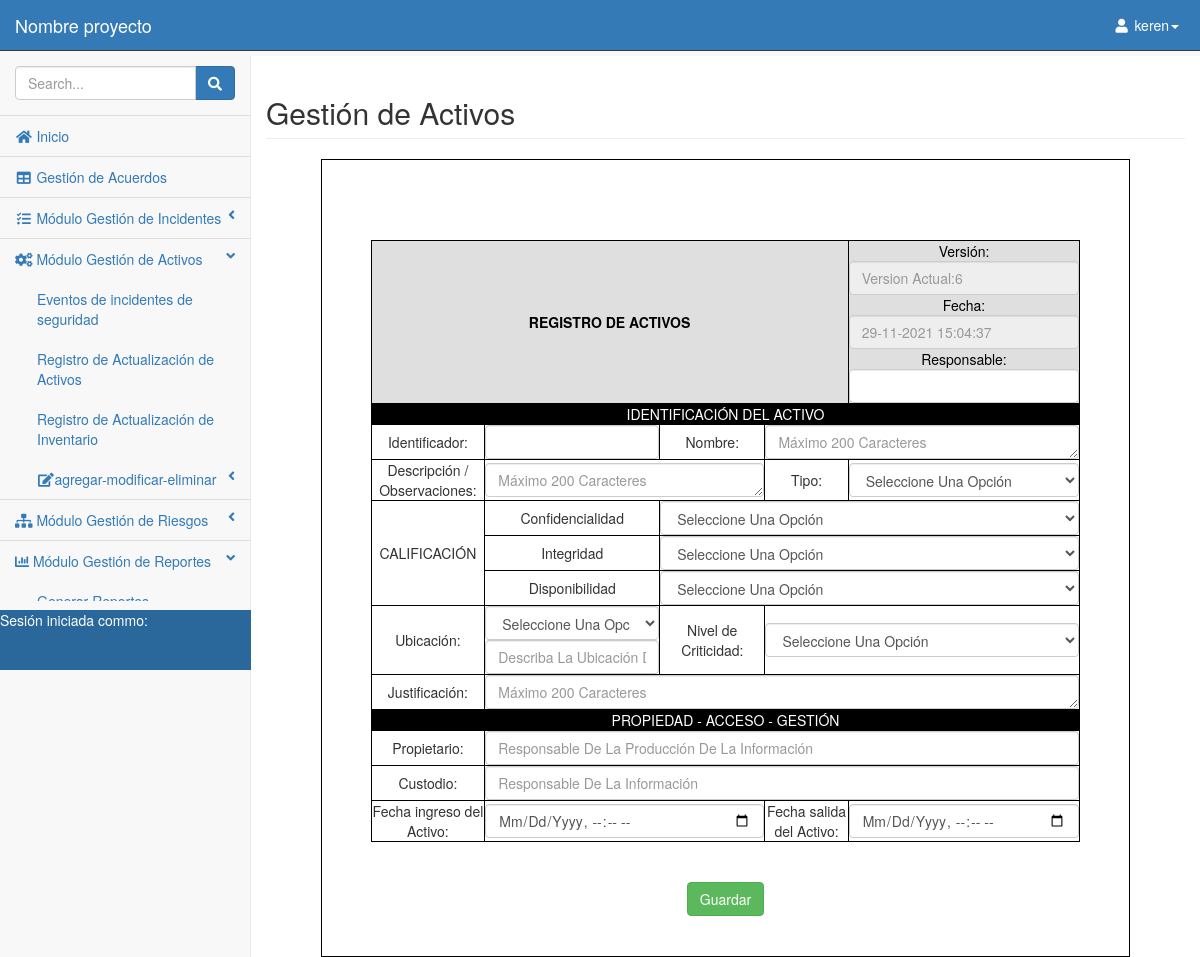
Screenshot of /pages/crear_activo.php (signed in) with the database file from the repository.
### tables this page shows
CREATE TABLE `administrador` (
  `id_adm` int(11) NOT NULL AUTO_INCREMENT COMMENT 'primary key',
  `create_time` datetime DEFAULT NULL COMMENT 'create time',
  `update_time` datetime DEFAULT NULL COMMENT 'update time',
  `tipo_doc_adm` varchar(255) DEFAULT NULL,
  `num_id_adm` int(255) DEFAULT NULL,
  `nombre_adm` varchar(255) DEFAULT NULL,
  `apellido_adm` varchar(255) DEFAULT NULL,
  `telefono_adm` int(11) DEFAULT NULL,
  `direccion_adm` varchar(255) DEFAULT NULL,
  `correo_adm` varchar(255) DEFAULT NULL,
  `fecha_nacimiento_adm` date DEFAULT NULL,
  `nacionalidad_adm` varchar(255) DEFAULT NULL,
  `codigo_empleado_adm` varchar(255) DEFAULT NULL,
  `contraseña_adm` varchar(255) DEFAULT NULL,
  PRIMARY KEY (`id_adm`)
);

CREATE TABLE `gestion_incidente` (
  `id_in` int(11) NOT NULL AUTO_INCREMENT COMMENT 'primary key',
  `codigo_in` varchar(255) DEFAULT NULL,
  `responsable_in` varchar(255) DEFAULT NULL,
  `fecha_r` datetime DEFAULT NULL,
  `nombre_R` varchar(255) DEFAULT NULL,
  `cargo` varchar(255) DEFAULT NULL,
  `cod_emp` varchar(255) DEFAULT NULL,
  `sede` varchar(255) DEFAULT NULL,
  `email_in` varchar(255) DEFAULT NULL,
  `categoria_in` int(255) DEFAULT NULL,
  `tipo_in` varchar(255) DEFAULT NULL,
  `estado` varchar(255) DEFAULT NULL,
  `priorizacion_in` varchar(255) DEFAULT NULL,
  `escalamiento` varchar(255) DEFAULT NULL,
  `lugar` varchar(255) DEFAULT NULL,
  `descripcion_in` varchar(255) DEFAULT NULL,
  `fecha_inc` date DEFAULT NULL,
  `causa_in` varchar(255) DEFAULT NULL,
  `impacto_in` varchar(255) DEFAULT NULL,
  `solu_in` varchar(255) DEFAULT NULL,
  `observaciones` varchar(255) DEFAULT NULL,
  `SN` varchar(255) DEFAULT NULL,
  `marca` varchar(255) DEFAULT NULL,
  `modelo` varchar(255) DEFAULT NULL,
  PRIMARY KEY (`id_in`)
);

### funciones.php (called while the page is built, shortened)
<?php
    function consulta($conexion,$consulta_sql)
    {
            $resultado=$conexion->query($consulta_sql);
        return $resultado;
    }
?>

### pages/crear_activo.php (the view, shortened to what this page needs)
<?php
    include('../funciones.php');
?>
<!DOCTYPE html>
<html lang="en">
<head>
    <link href="../css/bootstrap.min.css" rel="stylesheet">
    <link href="../css/metisMenu.min.css" rel="stylesheet">
    <link href="../css/startmin.css" rel="stylesheet">
    <link rel="stylesheet" href="../css/style.css">
    <link rel="stylesheet" href="https://use.fontawesome.com/releases/v5.8.1/css/all.css">
</head>
<body>
    <?php
        $miconexion=conectar_bd("",'bd_ciberseguridad');
        $busqueda=consulta($miconexion,"SELECT * FROM administrador WHERE correo_adm ='{$_SESSION['nusuario']}'");
            $fila1 = $busqueda->fetch_object();
            $nombre=$fila1->nombre_adm;
include('../nabvar.php');
?>
<section id="acuerdo">
    <div id="page-wrapper">
        <div class="container-fluid">
                <div class="row">
                    <div class="col-lg-12">
                        <h2 class="page-header">Gestión de Activos</h2>
                    </div>
                </div>
            <div class="cont-b">
                <form >
                    <center><div class="cont_inc"><br><br>
                        <div class="text_acta">
                            <br><br>
                            <table>
                                <tr class="fondo_sub2">
                                    <th colspan="5" style="text-align: center;">REGISTRO DE ACTIVOS
                                        <br>
                                    </th>
                                    <td colspan="3">  Versión:
                                        <?php
                                            $miconexion=conectar_bd("",'bd_ciberseguridad');
                                            $guardado=consulta($miconexion,"SELECT * FROM `gestion_incidente` ");
                                            $fila = $guardado->fetch_object();
                                            $valor=$fila->id_in;
                                        ?>
                                        <input id="version_i" name="version_i2" type="text" class="form-control3" placeholder='<?php echo "version actual:".$valor; ?>' disabled>
                                            Fecha:
                                            <?php
                                                $fechaActual = date('d-m-Y H:i:s');
                                                ?>
                                        <input id="fecha_r" name="fecha_r2"  class="form-control3" placeholder='<?php echo $fechaActual; ?>' disabled >
                                            Responsable:<input id="resp_i" name="resp_i2" type="text" class="form-control3" required>
                                    </td>
                                </tr>
                                <tr class="fondo_sub">
                                    <td colspan="6" style="text-align: center;">IDENTIFICACIÓN DEL ACTIVO </td>
                                </tr>
                                <tr>
                                    <td colspan="1">Identificador:</td>
                                    <td colspan="2"><input id="version_i" name="version_i2" type="number" class="form-control3" required></td>
                                    <td colspan="1">Nombre:</td>
                                    <td colspan="5">
                                        <textarea class="form-control3" id="inc_13" name="textarea" rows="8" cols="70" placeholder="Máximo 200 caracteres" required></textarea>
                                    </td>
                                </tr>
                                <tr>
                                    <td colspan="1">Descripción / Observaciones:</td>
                                    <td colspan="3">
                                        <textarea class="form-control3" id="inc_13" name="textarea" rows="8" cols="70" placeholder="Máximo 200 caracteres" required></textarea>
                                    </td>
                                    <td colspan="1">Tipo:</td>
                                    <td colspan="2">
                                        <select   class="form-control3"  name="tipo_activo" required>
                                            <option value="" selected>Seleccione una opción</option>
                                        </select>
                                    </td>
                                </tr>
                                <tr>
                                    <td rowspan="3">CALIFICACIÓN</td>
                                    <td>Confidencialidad</td>
                                    <td colspan="4">
                                        <select   class="form-control3"  name="tipo_id" required>
                                            <option value="" selected>Seleccione una opción</option>
                                        </select>
                                    </td>
                                </tr>
                                <tr>
                                    <td>Integridad</td>
                                    <td colspan="4">
                                        <select   class="form-control3"  name="tipo_id" required>
                                            <option value="" selected>Seleccione una opción</option>
                                        </select>
                                    </td>
                                </tr>
                                <tr>
                                    <td>Disponibilidad</td>
                                    <td colspan="4">
                                        <select   class="form-control3"  name="tipo_id" required>
                                            <option value="" selected>Seleccione una opción</option>
                                        </select>
                                    </td>
                                </tr>
                                <tr>
                                    <td colspan="1">Ubicación:</td>
                                    <td colspan="2">
                                        <select   class="form-control3"  name="tipo_id" required>
                                            <option value="" selected>Seleccione una opción</option>
                                        </select>
                                        <input id="version_i" name="version_i2" type="text" class="form-control3" placeholder="Describa la ubicación del activo" required>
                                    </td>
                                    <td>Nivel de Criticidad:</td>
                                    <td colspan="2">
                                        <select   class="form-control3"  name="tipo_id" required>
                                            <option value="" selected>Seleccione una opción</option>
                                        </select>
                                    </td>
                                </tr>
                                <tr>
                                    <td colspan="1">Justificación:</td>
                                    <td colspan="5">
                                        <textarea class="form-control3" id="inc_13" name="textarea" rows="8" cols="70" placeholder="Máximo 200 caracteres" required></textarea>
                                    </td>
                                </tr>
                                <tr class="fondo_sub">
                                    <td colspan="6" style="text-align: center;">PROPIEDAD - ACCESO - GESTIÓN </td>
                                </tr>
                                <tr>
                                    <td colspan="1">Propietario:</td>
                                    <td colspan="5">
                                        <input id="version_i" name="version_i2" type="text" class="form-control3" placeholder="Responsable de la Producción de la Información" required>
                                    </td>
                                </tr>
                                <tr>
                                    <td colspan="1">Custodio:</td>
                                    <td colspan="5">
                                        <input id="version_i" name="version_i2" type="text" class="form-control3" placeholder="Responsable de la Información" required>
                                    </td>
                                </tr>
                                <tr>
                                    <td colspan="1">Fecha ingreso del Activo:</td>
                                    <td colspan="3">
                                        <input id="fecha_r" name="fecha_r2" type="datetime-local" class="form-control3" required>
                                    </td>
                                    <td colspan="1">Fecha salida del Activo:</td>
                                    <td colspan="2">
                                        <input id="fecha_r" name="fecha_r2" type="datetime-local" class="form-control3" required>
                                    </td>
                                </tr>
                            </table>
                            <br><br>
                            <center>
                                <button type="submit" value="1" name="guardar" id="btnNuevaFactura" class="btn btn-success">Guardar</button>
                            </center>
                            <br><br>
                        </div>
                    </div></center>
                </form>
            </div>
        </div>
    </div>
</section>
<br>
<br>
</body>
</html>

### nabvar.php (shortened to what this page needs)
<nav class="navbar navbar-inverse navbar-fixed-top" role="navigation">
    <div class="navbar-header">
        <a class="navbar-brand" href="../pages/index.php">Nombre proyecto</a>
    </div>
    <ul class="nav navbar-right navbar-top-links">
        <li class="dropdown">
            <a class="dropdown-toggle" data-toggle="dropdown" href="#">
                <i class="fa fa-user fa-fw"></i> <?php echo "$nombre";?><b class="caret"></b>
            </a>
        </li>
    </ul>
<div class="sb-sidenav-menu">
    <div class="navbar-default sidebar" role="navigation">
        <div class="" style="position:relative; overflow-y: auto;   " >
        <div class="abcs" style="height: 550px; overflow: auto;">
        <ul class="nav" id="side-menu" >
                <li class="sidebar-search">
                    <div class="input-group custom-search-form">
                        <input type="text" class="form-control" placeholder="Search...">
                        <span class="input-group-btn">
                            <button class="btn btn-primary" type="button">
                                <i class="fa fa-search"></i>
                            </button>
                        </span>
                    </div>
                </li>
                <li>
                    <a href="../pages/index.php"><i class="fa fa-home fa-fw"></i> Inicio</a>
                </li>
                <li>
                    <a href="../pages/acuerdos.php"><i class="fa fa-table fa-fw"></i> Gestión de Acuerdos</a>
                </li>
                <li>
                    <a href="#"><i class="fa fa-tasks fa-fw"></i>  Módulo Gestión de Incidentes<span class="fa arrow"></span></a>
                </li>
                <li>
                    <a href="#"><i class="fa fa-cogs fa-fw"></i> Módulo Gestión de Activos  <span class="fa arrow"></span></a>
                    <ul class="nav nav-second-level">
                        <li>
                            <a href="crear_activo.php">Eventos de incidentes de seguridad</a>
                        </li>
                        <li>
                            <a href="crear_activo.php">Registro de Actualización de Activos</a>
                        </li>
                        <li>
                            <a href="crear_activo.php">Registro de Actualización de Inventario</a>
                        </li>
                        <li>
                            <a href="#"><i class="fa fa-edit fa-fw"></i>agregar-modificar-eliminar <span class="fa arrow"></span></a>
                        </li>
                    </ul>
                </li>
                <li>
                    <a href="#"><i class="fa fa-sitemap fa-fw"></i> Módulo Gestión de Riesgos<span class="fa arrow"></span></a>
                </li>
                <li class="active">
                    <a href="#"><i class="fa fa-chart-bar"></i> Módulo Gestión de Reportes   <span class="fa arrow"></span></a>
                    <ul class="nav nav-second-level">
                        <li>
                            <a class="active" href="blank.html">Generar Reportes</a>
                        </li>
                    </ul>
                </li>
            </ul>
        </div>
    </div>
    </div>
</div>
<div class="sesion_a" >Sesión iniciada commo:</div>
</nav>

### rows the page displays
administrador: nombre_adm "keren"
gestion_incidente: version_i2 "version actual:6"
